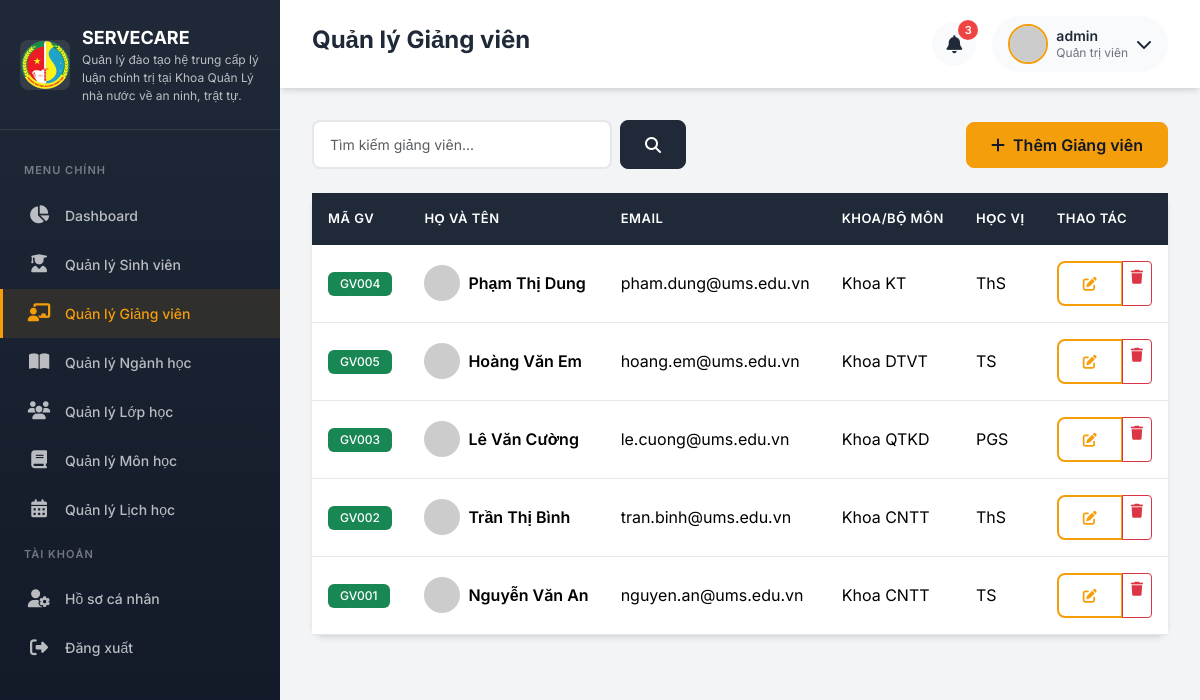
/admin/lecturers (signed in), run on the app's committed database.
### app/models.py (models this page shows, shortened)
class User(UserMixin, db.Model):
    __tablename__ = 'users'
    id = db.Column(db.Integer, primary_key=True)
    username = db.Column(db.String(64), unique=True, nullable=False, index=True)
    email = db.Column(db.String(120), unique=True, nullable=False, index=True)
    password_hash = db.Column(db.String(256), nullable=False)
    role = db.Column(db.String(20), nullable=False, default='student')  # admin, lecturer, student
    avatar = db.Column(db.String(200), default='default_avatar.png')
    is_active = db.Column(db.Boolean, default=True)
    created_at = db.Column(db.DateTime, default=datetime.utcnow)
    updated_at = db.Column(db.DateTime, default=datetime.utcnow, onupdate=datetime.utcnow)
    student = db.relationship('Student', backref='user', uselist=False, lazy=True)
    lecturer = db.relationship('Lecturer', backref='user', uselist=False, lazy=True)
    def is_admin(self):
        return self.role == 'admin'
    def get_display_name(self):
        if self.role == 'student' and self.student:
            return self.student.full_name
        elif self.role == 'lecturer' and self.lecturer:
            return self.lecturer.full_name
        return self.username

class Lecturer(db.Model):
    __tablename__ = 'lecturers'
    id = db.Column(db.Integer, primary_key=True)
    user_id = db.Column(db.Integer, db.ForeignKey('users.id'), nullable=False)
    lecturer_code = db.Column(db.String(20), unique=True, nullable=False)
    full_name = db.Column(db.String(100), nullable=False)
    department = db.Column(db.String(100))  # Khoa/Bộ môn
    expertise = db.Column(db.String(200))   # Chuyên môn
    phone = db.Column(db.String(15))
    degree = db.Column(db.String(50))  # Học vị: ThS, TS, PGS, GS
    created_at = db.Column(db.DateTime, default=datetime.utcnow)
    advised_classes = db.relationship('Classroom', backref='advisor', lazy='dynamic',
                                       foreign_keys='Classroom.advisor_id')
    schedules = db.relationship('Schedule', backref='lecturer', lazy='dynamic')
    materials = db.relationship('Material', backref='uploader', lazy='dynamic')
    evaluations = db.relationship('Evaluation', backref='lecturer', lazy='dynamic')

### app/routes/admin.py (the view)
@admin_bp.route('/lecturers')
@login_required
@admin_required
def lecturers():
    page = request.args.get('page', 1, type=int)
    search = request.args.get('search', '')
    query = Lecturer.query
    if search:
        query = query.filter(
            (Lecturer.full_name.ilike(f'%{search}%')) |
            (Lecturer.lecturer_code.ilike(f'%{search}%'))
        )
    lecturers = query.order_by(Lecturer.created_at.desc()).paginate(page=page, per_page=10)
    return render_template('admin/lecturers/list.html', lecturers=lecturers, search=search)

### app/models.py (called while the page is built)
@login_manager.user_loader
def load_user(user_id):
    return User.query.get(int(user_id))

### app/routes/auth.py (called while the page is built)
def admin_required(f):
    @wraps(f)
    def decorated_function(*args, **kwargs):
        if not current_user.is_authenticated or not current_user.is_admin():
            flash('Bạn không có quyền truy cập trang này!', 'danger')
            return redirect(url_for('main.index'))
        return f(*args, **kwargs)
    return decorated_function

### app/templates/admin/lecturers/list.html (shortened to what this page needs)
{% extends "base.html" %}
{% block page_title %}Quản lý Giảng viên{% endblock %}
{% block content %}
<div class="d-flex justify-content-between align-items-center mb-4">
    <form class="d-flex gap-2" method="GET">
        <input type="text" name="search" class="form-control" placeholder="Tìm kiếm giảng viên..."
               value="{{ search }}" style="width: 300px;">
        <button type="submit" class="btn btn-secondary"><i class="fas fa-search"></i></button>
    </form>
    <a href="{{ url_for('admin.add_lecturer') }}" class="btn btn-primary">
        <i class="fas fa-plus me-2"></i>Thêm Giảng viên
    </a>
</div>
<div class="card fade-in">
    <div class="card-body p-0">
        <div class="table-responsive">
            <table class="table mb-0">
                <thead>
                    <tr>
                        <th>Mã GV</th>
                        <th>Họ và tên</th>
                        <th>Email</th>
                        <th>Khoa/Bộ môn</th>
                        <th>Học vị</th>
                        <th>Thao tác</th>
                    </tr>
                </thead>
                <tbody>
                    {% for lecturer in lecturers.items %}
                    <tr>
                        <td><span class="badge bg-success">{{ lecturer.lecturer_code }}</span></td>
                        <td>
                            <div class="d-flex align-items-center">
                                <img src="https://ui-avatars.com/api/?name={{ lecturer.full_name }}&background=10B981&color=fff&size=36"
                                     class="rounded-circle me-2" width="36" height="36">
                                <div class="fw-semibold">{{ lecturer.full_name }}</div>
                            </div>
                        </td>
                        <td>{{ lecturer.user.email if lecturer.user else '' }}</td>
                        <td>{{ lecturer.department or '-' }}</td>
                        <td>{{ lecturer.degree or '-' }}</td>
                        <td>
                            <div class="btn-group btn-group-sm">
                                <a href="{{ url_for('admin.edit_lecturer', id=lecturer.id) }}" class="btn btn-outline-primary"><i class="fas fa-edit"></i></a>
                                <a href="{{ url_for('admin.delete_lecturer', id=lecturer.id) }}" class="btn btn-outline-danger"
                                   onclick="return confirm('Bạn có chắc muốn xóa?')"><i class="fas fa-trash"></i></a>
                            </div>
                        </td>
                    </tr>
                    {% endfor %}
                </tbody>
            </table>
        </div>
    </div>
</div>
{% endblock %}

### app/templates/base.html (shortened to what this page needs)
<!DOCTYPE html>
<html lang="vi">
<head>
    <link href="https://cdn.jsdelivr.net/npm/bootstrap@5.3.2/dist/css/bootstrap.min.css" rel="stylesheet">
    <link href="https://cdnjs.cloudflare.com/ajax/libs/font-awesome/6.5.1/css/all.min.css" rel="stylesheet">
</head>
<body>
    {% if current_user.is_authenticated %}
    <aside class="sidebar">
        <div class="sidebar-header">
            <a href="{{ url_for('main.index') }}" class="sidebar-brand">
                <img src="{{ url_for('static', filename='images/logo.png') }}" alt="Logo" class="sidebar-logo">
                <div class="sidebar-brand-text">
                    {{ app_short_name }}
                    <small>Quản lý đào tạo hệ trung cấp lý luận chính trị tại Khoa Quản Lý nhà nước về an ninh, trật tự.
</small>
                </div>
            </a>
        </div>
        <nav class="sidebar-menu">
            <div class="menu-label">Menu chính</div>
            {% if current_user.is_admin() %}
            <a href="{{ url_for('admin.dashboard') }}" class="menu-item {% if request.endpoint == 'admin.dashboard' %}active{% endif %}">
                <i class="fas fa-chart-pie"></i>
                <span>Dashboard</span>
            </a>
            <a href="{{ url_for('admin.students') }}" class="menu-item {% if 'student' in request.endpoint %}active{% endif %}">
                <i class="fas fa-user-graduate"></i>
                <span>Quản lý Sinh viên</span>
            </a>
            <a href="{{ url_for('admin.lecturers') }}" class="menu-item {% if 'lecturer' in request.endpoint %}active{% endif %}">
                <i class="fas fa-chalkboard-teacher"></i>
                <span>Quản lý Giảng viên</span>
            </a>
            <a href="{{ url_for('admin.majors') }}" class="menu-item {% if 'major' in request.endpoint %}active{% endif %}">
                <i class="fas fa-book-open"></i>
                <span>Quản lý Ngành học</span>
            </a>
            <a href="{{ url_for('admin.classrooms') }}" class="menu-item {% if 'classroom' in request.endpoint %}active{% endif %}">
                <i class="fas fa-users"></i>
                <span>Quản lý Lớp học</span>
            </a>
            <a href="{{ url_for('admin.subjects') }}" class="menu-item {% if 'subject' in request.endpoint %}active{% endif %}">
                <i class="fas fa-book"></i>
                <span>Quản lý Môn học</span>
            </a>
            <a href="{{ url_for('admin.schedules') }}" class="menu-item {% if 'schedule' in request.endpoint %}active{% endif %}">
                <i class="fas fa-calendar-alt"></i>
                <span>Quản lý Lịch học</span>
            </a>
            {% endif %}
            <div class="menu-label">Tài khoản</div>
            <a href="{{ url_for('auth.profile') }}" class="menu-item">
                <i class="fas fa-user-cog"></i>
                <span>Hồ sơ cá nhân</span>
            </a>
            <a href="{{ url_for('auth.logout') }}" class="menu-item">
                <i class="fas fa-sign-out-alt"></i>
                <span>Đăng xuất</span>
            </a>
        </nav>
    </aside>
    <main class="main-content">
        <header class="top-navbar">
            <h1 class="page-title">{% block page_title %}Dashboard{% endblock %}</h1>
            <div class="navbar-actions">
                <button class="notification-btn">
                    <i class="fas fa-bell"></i>
                    <span class="notification-badge">3</span>
                </button>
                <div class="user-dropdown dropdown">
                    <div class="d-flex align-items-center" data-bs-toggle="dropdown">
                        <img src="{{ url_for('static', filename='uploads/avatars/' ~ (current_user.avatar or 'default_avatar.png')) }}"
                             alt="Avatar" class="user-avatar"
                             onerror="this.src='https://ui-avatars.com/api/?name={{ current_user.get_display_name() }}&background=F59E0B&color=1F2937'">
                        <div class="user-info ms-2">
                            <div class="user-name">{{ current_user.get_display_name() }}</div>
                            <div class="user-role">
                                {% if current_user.is_admin() %}Quản trị viên
                                {% elif current_user.is_lecturer() %}Giảng viên
                                {% else %}Sinh viên{% endif %}
                            </div>
                        </div>
                        <i class="fas fa-chevron-down ms-2"></i>
                    </div>
                </div>
            </div>
        </header>
        <div class="page-content">
            {% block content %}{% endblock %}
        </div>
    </main>
    {% else %}
    {% block auth_content %}{% endblock %}
    {% endif %}
</body>
</html>

### app/templates/base.html (style rules this page uses)
:root { --primary: #F59E0B; --primary-dark: #D97706; --primary-light: #FCD34D; --secondary: #1F2937; --secondary-light: #374151; --dark: #111827; --light: #F9FAFB; --success: #10B981; --danger: #EF4444; --warning: #F59E0B; --info: #3B82F6; --border-radius: 12px; --shadow: 0 4px 6px -1px rgba(0, 0, 0, 0.1), 0 2px 4px -1px rgba(0, 0, 0, 0.06); --shadow-lg: 0 10px 15px -3px rgba(0, 0, 0, 0.1), 0 4px 6px -2px rgba(0, 0, 0, 0.05); }
* { margin: 0; padding: 0; box-sizing: border-box; }
body { font-family: 'Inter', sans-serif; background-color: #F3F4F6; color: var(--secondary); min-height: 100vh; }
.sidebar { position: fixed; top: 0; left: 0; width: 280px; height: 100vh; background: linear-gradient(180deg, var(--secondary) 0%, var(--dark) 100%); color: white; z-index: 1000; transition: all 0.3s ease; overflow-y: auto; }
.sidebar-header { padding: 24px 20px; border-bottom: 1px solid rgba(255, 255, 255, 0.1); }
.sidebar-brand { display: flex; align-items: center; gap: 12px; text-decoration: none; color: white; }
.sidebar-logo { width: 50px; height: 50px; object-fit: contain; border-radius: 8px; }
.sidebar-brand-text { font-size: 18px; font-weight: 700; }
.sidebar-brand-text small { font-size: 12px; font-weight: 400; opacity: 0.7; display: block; }
.sidebar-menu { padding: 20px 0; }
.menu-label { padding: 12px 24px; font-size: 11px; font-weight: 600; text-transform: uppercase; letter-spacing: 1px; color: rgba(255, 255, 255, 0.4); }
.menu-item { display: flex; align-items: center; padding: 14px 24px; color: rgba(255, 255, 255, 0.7); text-decoration: none; transition: all 0.2s ease; border-left: 3px solid transparent; gap: 14px; }
.menu-item.active { background: rgba(245, 158, 11, 0.1); color: var(--primary); border-left-color: var(--primary); }
.menu-item i { font-size: 18px; width: 24px; text-align: center; }
.menu-item span { font-size: 14px; font-weight: 500; }
.main-content { margin-left: 280px; min-height: 100vh; transition: all 0.3s ease; }
.top-navbar { background: white; padding: 16px 32px; display: flex; justify-content: space-between; align-items: center; box-shadow: var(--shadow); position: sticky; top: 0; z-index: 100; }
.page-title { font-size: 24px; font-weight: 700; color: var(--secondary); }
.navbar-actions { display: flex; align-items: center; gap: 16px; }
.notification-btn { width: 44px; height: 44px; border-radius: 50%; border: none; background: var(--light); color: var(--secondary); font-size: 18px; cursor: pointer; position: relative; transition: all 0.2s ease; }
.notification-badge { position: absolute; top: -2px; right: -2px; width: 20px; height: 20px; background: var(--danger); color: white; font-size: 11px; font-weight: 600; border-radius: 50%; display: flex; align-items: center; justify-content: center; }
.user-dropdown { display: flex; align-items: center; gap: 12px; padding: 8px 16px; background: var(--light); border-radius: 50px; cursor: pointer; transition: all 0.2s ease; }
.user-avatar { width: 40px; height: 40px; border-radius: 50%; object-fit: cover; border: 2px solid var(--primary); }
.user-info { line-height: 1.3; }
.user-name { font-size: 14px; font-weight: 600; color: var(--secondary); }
.user-role { font-size: 12px; color: #6B7280; }
.page-content { padding: 32px; }
.card { border: none; border-radius: var(--border-radius); box-shadow: var(--shadow); transition: all 0.3s ease; }
.card-body { padding: 24px; }
.btn-primary { background: var(--primary); border-color: var(--primary); color: var(--dark); font-weight: 600; padding: 10px 24px; border-radius: 8px; transition: all 0.2s ease; }
.btn-secondary { background: var(--secondary); border-color: var(--secondary); color: white; font-weight: 600; padding: 10px 24px; border-radius: 8px; }
.btn-outline-primary { border: 2px solid var(--primary); color: var(--primary); font-weight: 600; padding: 10px 24px; border-radius: 8px; }
.table { margin-bottom: 0; }
.table thead th { background: var(--secondary); color: white; font-weight: 600; font-size: 13px; text-transform: uppercase; letter-spacing: 0.5px; padding: 16px; border: none; }
.table tbody td { padding: 16px; vertical-align: middle; border-bottom: 1px solid #E5E7EB; }
.form-control, .form-select { border: 2px solid #E5E7EB; border-radius: 8px; padding: 12px 16px; font-size: 14px; transition: all 0.2s ease; }
.badge { padding: 6px 12px; font-weight: 500; border-radius: 6px; }
.fade-in { animation: fadeIn 0.3s ease forwards; }

### data on the page
User: get_display_name "admin"
Lecturer: lecturer_code "GV004", full_name "Phạm Thị Dung", user "pham.dung@ums.edu.vn", department "Khoa KT", degree "ThS"
Lecturer: lecturer_code "GV005", full_name "Hoàng Văn Em", user "hoang.em@ums.edu.vn", department "Khoa DTVT", degree "TS"
Lecturer: lecturer_code "GV003", full_name "Lê Văn Cường", user "le.cuong@ums.edu.vn", department "Khoa QTKD", degree "PGS"
Lecturer: lecturer_code "GV002", full_name "Trần Thị Bình", user "tran.binh@ums.edu.vn", department "Khoa CNTT", degree "ThS"
Lecturer: lecturer_code "GV001", full_name "Nguyễn Văn An", user "nguyen.an@ums.edu.vn", department "Khoa CNTT", degree "TS"

### other printed values
{{ app_short_name }} "SERVECARE"
